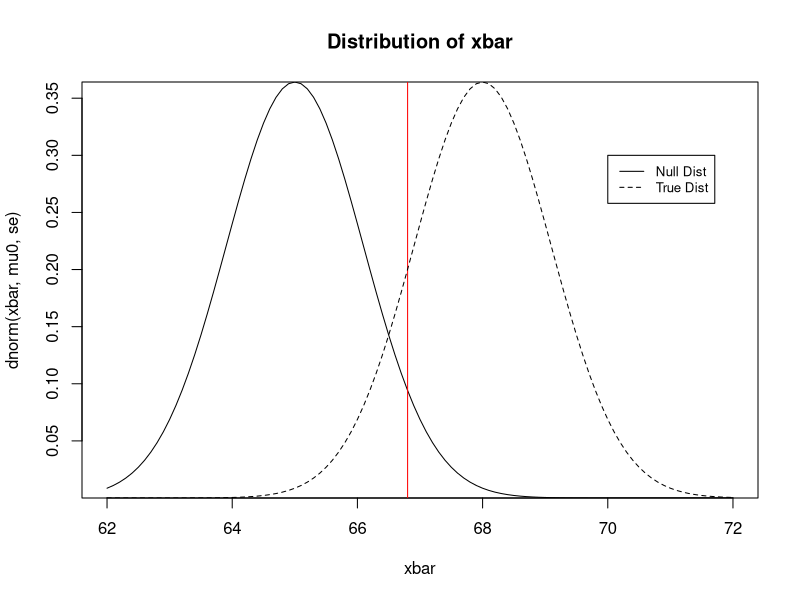
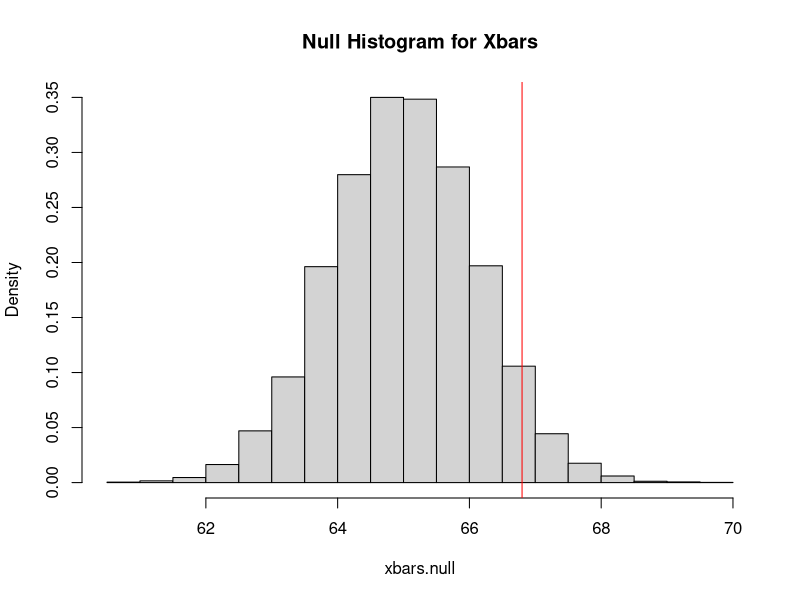
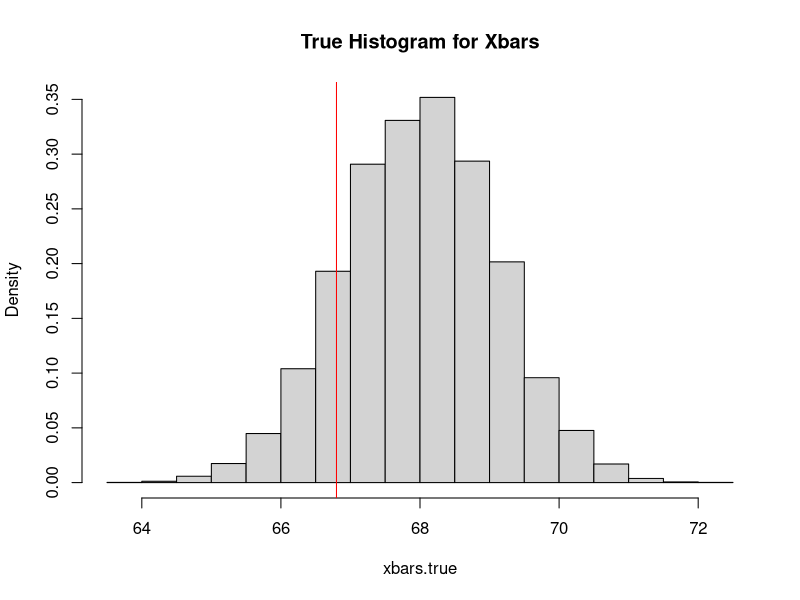

Write the R code that produced these figures, in order.
# Average speed in Marsha Sharp freeway:
# H0: mu = 65
# Ha: mu > 65 

mu0 = 65
sigma = 6 #sigma is known

# Type I Error. We determine it:
alpha = 0.05 

# But imagine the true mean is different.
mu.true = 68

# sample size:
n = 30
se = sigma/sqrt(n)
# What happened graphically:
xbar = seq(62, 72, 0.1) # making sequnce of possible numbers
plot(xbar, dnorm(xbar, mu0, se), main = "Distribution of xbar", type = "l", yaxs="i")
cv = qnorm(1-alpha, mu0, se)# Non-Standardized Critical Value 
abline(v= cv, col = "red") 
points(xbar, dnorm(xbar, mu.true, se), type = "l", lty=2, yaxs="i")
legend(70, .30, legend=c("Null Dist", "True Dist"),
       lty=1:2, cex=0.8)
# beta: type II error is probability of not rejecting H0 whil it is not true
# The left tail area under the dashed line curve
beta = pnorm(cv, mu.true, se) 
beta

power = 1 - beta
power

# Change alpha, n and sigma and see the impact on beta



## Try simulation:
# First, simulate the null distribution:
set.seed(123)
nsim = 10000
ntot = n*nsim
rv = rnorm(ntot, mu0, sigma) 
rvm = matrix(rv, nrow = nsim)
xbars.null = rowMeans(rvm)
hist(xbars.null, freq=F, main ="Null Histogram for Xbars")
cv.null = quantile(xbars.null, 1-alpha)
abline(v = cv.null, col = "red")

# Then simulate the true distribution:
rv.true = rnorm(ntot, mu.true, sigma)
rvm.true = matrix(rv.true, nrow = nsim)
xbars.true = rowMeans(rvm.true)
hist(xbars.true, freq=F, main ="True Histogram for Xbars")
abline(v = cv.null, col = "red")
# Type II Error by simulation:
beta = mean(xbars.true < cv.null)
beta